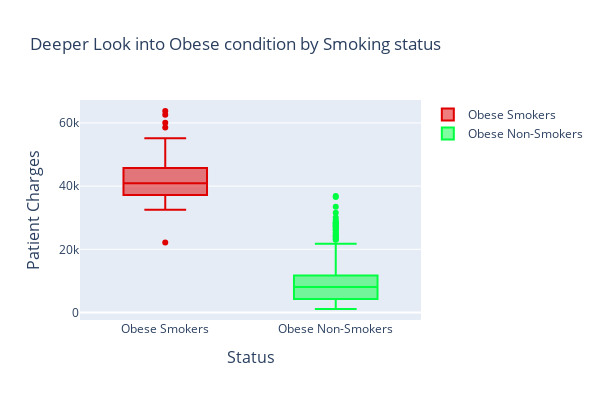

Notebook code for this chart:
### Code cell
configure_plotly_browser_state()

chargedist_sm = df["charges"].loc[(df["weightcategory"] == "Obese") & (df["smoker"] == "yes")].values
chargedist_nsm = df["charges"].loc[(df["weightcategory"] == "Obese") & (df["smoker"] == "no")].values

trace0 = go.Box(
    y=chargedist_sm,
    name = 'Obese Smokers',
    marker = dict(
        color = '#DF0101',
    )
)
trace1 = go.Box(
    y=chargedist_nsm,
    name = 'Obese Non-Smokers',
    marker = dict(
        color = '#00FF40',
    )
)


data = [trace0, trace1]


layout = dict(title="Deeper Look into Obese condition by Smoking status",
             xaxis=dict(
             title="Status",
             titlefont=dict(
             size=16)),
             yaxis=dict(title="Patient Charges",
                       titlefont=dict(size=16)),
             width=600,
             height=400
            )



fig = go.Figure(data=data, layout=layout)
iplot(fig)

### Figure 1 — Plotly figure (JSON) as saved in the notebook; plotly's stock layout.template omitted (floating-point values rounded to 4 significant figures; data arrays with more than 128 entries replaced by an {"elided": "..."} marker saying what was removed)
{"data": [{"marker": {"color": "#DF0101"}, "name": "Obese Smokers", "y": {"elided": "145 float values"}, "type": "box"}, {"marker": {"color": "#00FF40"}, "name": "Obese Non-Smokers", "y": {"elided": "562 float values"}, "type": "box"}], "layout": {"height": 400, "title": {"text": "Deeper Look into Obese condition by Smoking status"}, "width": 600, "xaxis": {"title": {"font": {"size": 16}, "text": "Status"}}, "yaxis": {"title": {"font": {"size": 16}, "text": "Patient Charges"}}}}
